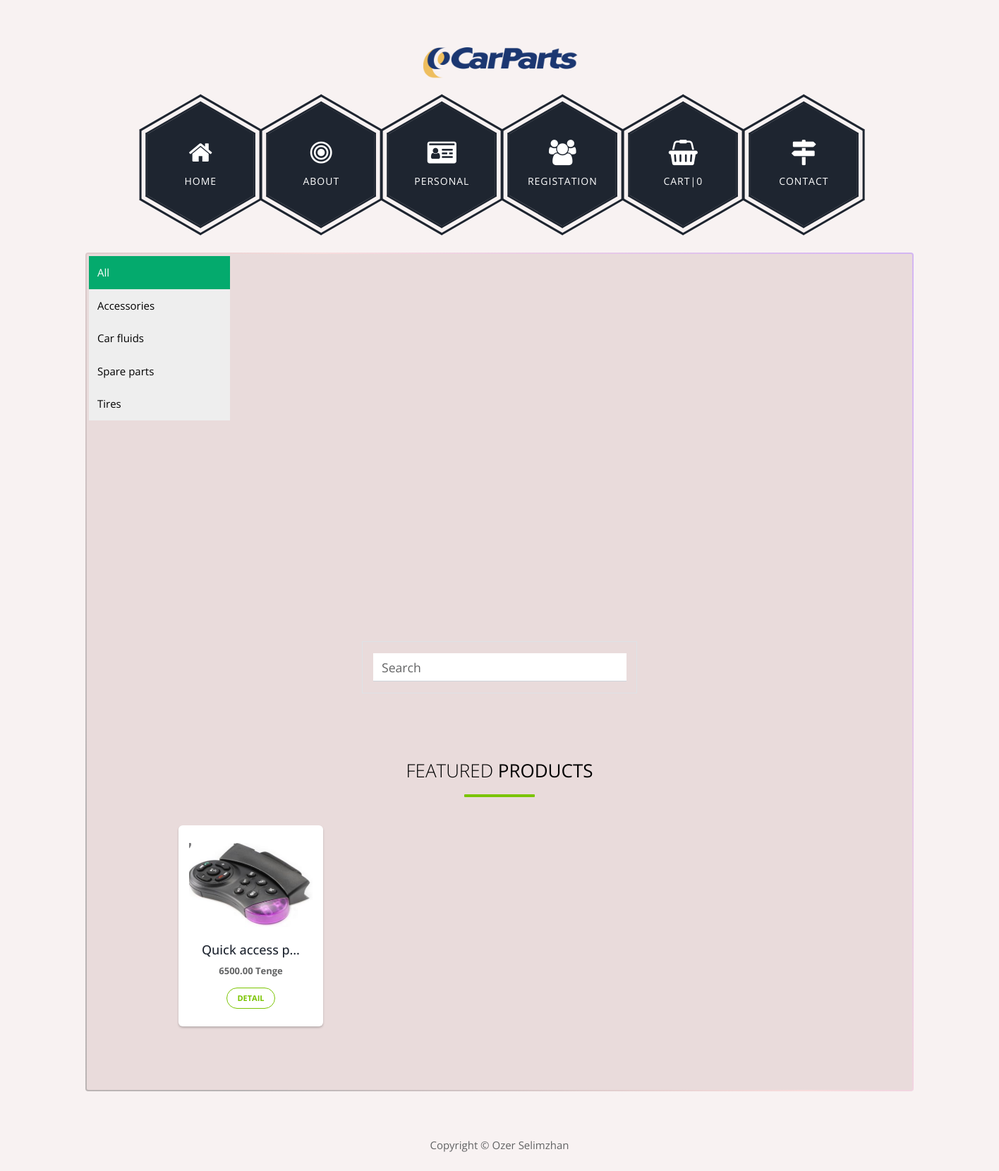
Screenshot of /accessories/ with the database file from the repository.
### parts/models.py (models this page shows, shortened)
class Category(models.Model):
    name = models.CharField(max_length=200, db_index=True)
    slug = models.SlugField(max_length=200, db_index=True, unique=True)
    class Meta:
        ordering = ('name',)
        verbose_name = 'Категория'
        verbose_name_plural = 'Категории'
    def get_absolute_url(self):
        return reverse('carparts:product_list_by_category',
                        args=[self.slug])

class Product(models.Model):
    category = models.ForeignKey(Category, related_name='products',on_delete=models.CASCADE)
    name = models.CharField(max_length=200, db_index=True)
    slug = models.SlugField(max_length=200, db_index=True)
    photo = models.ImageField(upload_to ='uploads/')
    description = models.TextField(blank=True)
    price = models.DecimalField(max_digits=10, decimal_places=2)
    stock = models.PositiveIntegerField()
    available = models.BooleanField(default=True)
    created = models.DateTimeField(auto_now_add=True)
    updated = models.DateTimeField(auto_now=True)
    class Meta:
        ordering = ('name',)
        index_together = (('id', 'slug'),)
        verbose_name = 'Продукт'
        verbose_name_plural = 'Продукты'
    def get_absolute_url(self):
        return reverse('carparts:product_detail',
                        args=[self.id, self.slug])

### parts/views.py (the view)
def product_list(request, category_slug=None,):
    last_four = Product.objects.all().order_by('-id')[:12]
    slider = Slider.objects.all().order_by('-id')[:3]
    category = None
    categorys = Category.objects.all()
    products = Product.objects.filter(available=True)
    if category_slug:
        category = get_object_or_404(Category, slug=category_slug)
        products = products.filter(category_id=category)
    return render(request,
                  'product/list.html',
                  {'category': category,
                   'categorys': categorys,
                   'products': products,'last_four':last_four,'slider':slider})

### cart/context_processor.py (called while the page is built)
def cart_total_amount(request):
	if request.user.is_authenticated:
		cart = Cart(request)
		total_bill = 0.0
		for key,value in request.session['cart'].items():
			total_bill = total_bill + (float(value['price']) * value['quantity'])
		return {'cart_total_amount' : total_bill}
	else:
		return {'cart_total_amount' : 0}

### Carparts/templates/product/list.html (shortened to what this page needs)
{% extends "index.html" %}
{% load static %}
{% block content %}
<form action="{% url 'search_results' %}" method="get">
<div class="col-md-4 offset-md-4 mt-5 border  pt-3">
<div class="input-group mb-3">
  <input type="text" class="form-control" placeholder="Search" aria-label="Recipient's username" name="q">
  </div>
</div>
  </form>
			<div class="tm-paging-links">
				<br>
			</div>
<div class="row tm-gallery">
<div class="container-xl">
	<div class="row">
		<div class="col-md-12">
			<h2 class="h22">Featured <b>Products</b></h2>
			<div id="myCarousel" class="carousel slide" data-ride="carousel" data-interval="0">
			<div class="carousel-inner">
				<div class="item carousel-item active">
					<div class="row">
						{% for c in products %}
						<div class="col-sm-3">
							<div class="thumb-wrapper">
								<div class="img-box">
									<img src="{{c.photo.url}}" id = "imag"class="img-fluid" alt=""/>
								</div>
								<div class="thumb-content">
									<h4>{{c.name|truncatechars:15}}</h4>
									<p class="item-price"><b>{{c.price}} Tenge</b></p>
									<a href="{{ c.get_absolute_url }}" class="btn btn-primary">Detail</a>
								</div>
							</div>
							<br>
						</div>
						{% endfor %}
					</div>
				</div>
					</div>
				</div>
			</div>
		</div>
		</div>
		</div>
{% endblock %}

### Carparts/templates/index.html (shortened to what this page needs)
{% load static %}
<!DOCTYPE html>
<html>
<head>
<link rel="stylesheet" href="https://stackpath.bootstrapcdn.com/bootstrap/4.5.0/css/bootstrap.min.css">
<link rel="stylesheet" href="https://maxcdn.bootstrapcdn.com/font-awesome/4.7.0/css/font-awesome.min.css">
	<link href="{% static 'css/style.css' %}" rel="stylesheet" />
</head>
<body>
	<div class="container" >
		<div class="placeholder">
			<div class="parallax-window" data-parallax="scroll" data-image-src="{% static 'img/simple-house-01.png' %}">
				<div class="tm-header">
					<div class="row tm-header-inner">
						<div class="col-md-6 col-12" id="cent">
							<img src="{% static 'img/carparts-logo-png-transparent.png' %}" alt="Logo" class="tm-site-logo" width="250" />
							<br>
						</div>
							<div class="hexagon-menu clear">
                                    <div class="hexagon-item">
                                        <div class="hex-item">
                                            <div></div>
                                            <div></div>
                                            <div></div>
                                        </div>
                                        <div class="hex-item">
                                            <div></div>
                                            <div></div>
                                            <div></div>
                                        </div>
                                        <a  class="hex-content" href="http://127.0.0.1:8000">
                                            <span class="hex-content-inner">
                                                <span class="icon">
                                                    <i class="fa fa-home"></i>
                                                </span>
                                                <span class="title">Home</span>
                                            </span>
                                            <svg viewBox="0 0 173.20508075688772 200" height="200" width="174" version="1.1" xmlns="http://www.w3.org/2000/svg"><path d="M86.60254037844386 0L173.20508075688772 50L173.20508075688772 150L86.60254037844386 200L0 150L0 50Z" fill="#1e2530"></path></svg>
                                        </a>
                                    </div>
                                    <div class="hexagon-item">
                                        <div class="hex-item">
                                            <div></div>
                                            <div></div>
                                            <div></div>
                                        </div>
                                        <div class="hex-item">
                                            <div></div>
                                            <div></div>
                                            <div></div>
                                        </div>
                                        <a  class="hex-content" href="http://127.0.0.1:8000/about">
                                            <span class="hex-content-inner">
                                                <span class="icon">
                                                    <i class="fa fa-bullseye"></i>
                                                </span>
                                                <span class="title">About</span>
                                            </span>
                                            <svg viewBox="0 0 173.20508075688772 200" height="200" width="174" version="1.1" xmlns="http://www.w3.org/2000/svg"><path d="M86.60254037844386 0L173.20508075688772 50L173.20508075688772 150L86.60254037844386 200L0 150L0 50Z" fill="#1e2530"></path></svg>
                                        </a>
                                    </div>
                                    <div class="hexagon-item">
                                        <div class="hex-item">
                                            <div></div>
                                            <div></div>
                                            <div></div>
                                        </div>
                                        <div class="hex-item">
                                            <div></div>
                                            <div></div>
                                            <div></div>
                                        </div>
                                        <a  class="hex-content" href="http://127.0.0.1:8000/person">
                                            <span class="hex-content-inner">
                                                <span class="icon">
                                                    <i class="fa fa-id-card"></i>
                                                </span>
                                                <span class="title">Personal</span>
                                            </span>
                                            <svg viewBox="0 0 173.20508075688772 200" height="200" width="174" version="1.1" xmlns="http://www.w3.org/2000/svg"><path d="M86.60254037844386 0L173.20508075688772 50L173.20508075688772 150L86.60254037844386 200L0 150L0 50Z" fill="#1e2530"></path></svg>
                                        </a>
                                    </div>
                                    <div class="hexagon-item">
                                        <div class="hex-item">
                                            <div></div>
                                            <div></div>
                                            <div></div>
                                        </div>
                                        <div class="hex-item">
                                            <div></div>
                                            <div></div>
                                            <div></div>
                                        </div>
                                        <a  class="hex-content" href="http://127.0.0.1:8000/accounts/login">
                                            <span class="hex-content-inner">
                                                <span class="icon">
                                                    <i class="fa fa-users"></i>
                                                </span>
                                                <span class="title">Registation</span>
                                            </span>
                                            <svg viewBox="0 0 173.20508075688772 200" height="200" width="174" version="1.1" xmlns="http://www.w3.org/2000/svg"><path d="M86.60254037844386 0L173.20508075688772 50L173.20508075688772 150L86.60254037844386 200L0 150L0 50Z" fill="#1e2530"></path></svg>
                                        </a>
                                    </div>
                                    <div class="hexagon-item">
                                        <div class="hex-item">
                                            <div></div>
                                            <div></div>
                                            <div></div>
                                        </div>
                                        <div class="hex-item">
                                            <div></div>
                                            <div></div>
                                            <div></div>
                                        </div>
                                        <a  class="hex-content" href="http://127.0.0.1:8000/cart/cart/cart-detail/">
                                            <span class="hex-content-inner">
                                                <span class="icon">
                                                    <i class="fa fa-shopping-basket"></i>
                                                </span>
                                                <span class="title">Cart|{{request.session.cart|length}}</span>
                                            </span>
                                            <svg viewBox="0 0 173.20508075688772 200" height="200" width="174" version="1.1" xmlns="http://www.w3.org/2000/svg"><path d="M86.60254037844386 0L173.20508075688772 50L173.20508075688772 150L86.60254037844386 200L0 150L0 50Z" fill="#1e2530"></path></svg>
                                        </a>
                                    </div>
                                    <div class="hexagon-item">
                                        <div class="hex-item">
                                            <div></div>
                                            <div></div>
                                            <div></div>
                                        </div>
                                        <div class="hex-item">
                                            <div></div>
                                            <div></div>
                                            <div></div>
                                        </div>
                                        <a  class="hex-content" href="http://127.0.0.1:8000/contact">
                                            <span class="hex-content-inner">
                                                <span class="icon">
                                                    <i class="fa fa-map-signs"></i>
                                                </span>
                                                <span class="title">Contact</span>
                                            </span>
                                            <svg viewBox="0 0 173.20508075688772 200" height="200" width="174" version="1.1" xmlns="http://www.w3.org/2000/svg"><path d="M86.60254037844386 0L173.20508075688772 50L173.20508075688772 150L86.60254037844386 200L0 150L0 50Z" fill="#1e2530"></path></svg>
                                        </a>
                                    </div>
                                </div>
                            </div>
                        </div>
                    </div>
                </div>
            </div>
		<main class="gradient-border">
<div class="containerslide">
<div class="vertical-menu">
  <a href="http://127.0.0.1:8000" class="active">All</a>
  {% for c in categorys %}
  <a href="{{ c.get_absolute_url }}">{{ c.name|truncatechars:15 }}</a>
  {% endfor %}
</div>
</div>
{% block content %}
{% endblock %}
		</main>
		<footer class="tm-footer text-center">
			<p>Copyright &copy; Ozer Selimzhan
            </p>
		</footer>
</body>
</html>

### rows the page displays
Category: name "Accessories"
Category: name "Car fluids"
Category: name "Spare parts"
Category: name "Tires"
Product: photo (picture), name "Quick access p…", price "6500.00"

### other values shown
{{ request.session.cart|length }} "0"
